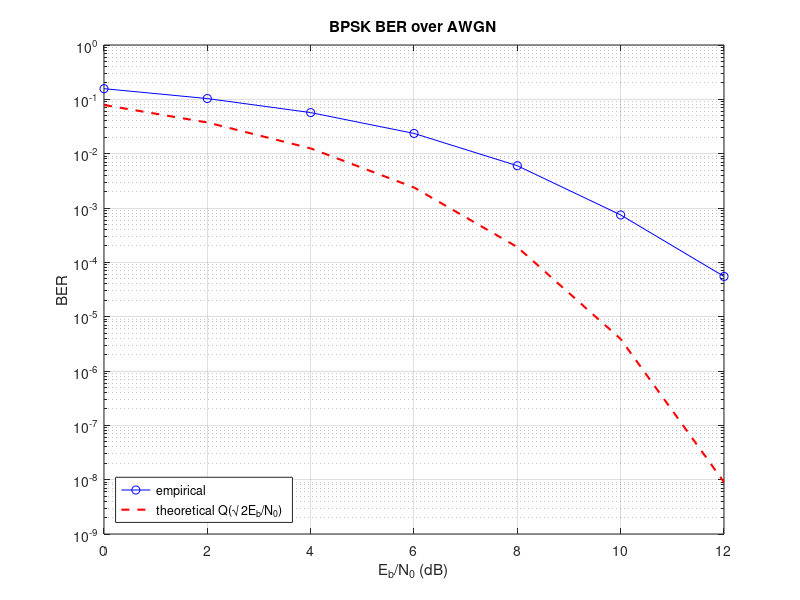

Reproduce this figure in MATLAB.
% ber_curve_bpsk.m
% Empirical bit-error-rate of BPSK over AWGN, swept across SNR.
% Compare with the theoretical curve  Pe = Q(sqrt(2 * Eb/N0)).



clear
close all

rng(0);

EbN0_dB = 0:2:12;
N       = 200000;                       % bits per SNR point

ber_emp = zeros(size(EbN0_dB));
for i = 1:numel(EbN0_dB)
    bits = randi([0 1], N, 1);
    sym  = 2 * bits - 1;                % BPSK: 0→-1, 1→+1
    rx   = awgn(sym, EbN0_dB(i), 'measured');
    bits_hat = rx > 0;
    ber_emp(i) = mean(bits ~= bits_hat);
end

% Theoretical Q-function for BPSK.
ber_th = 0.5 * erfc(sqrt(10.^(EbN0_dB/10)));

fprintf('Eb/N0 (dB) :  empirical BER  /  theoretical BER\n');
for i = 1:numel(EbN0_dB)
    fprintf('   %5.1f      %10.3e   %10.3e\n', EbN0_dB(i), ber_emp(i), ber_th(i));
end

figure;
semilogy(EbN0_dB, ber_emp, 'bo-', EbN0_dB, ber_th, 'r--', 'LineWidth', 1.5);
grid on;
xlabel('E_b/N_0 (dB)'); ylabel('BER');
legend('empirical', 'theoretical Q(\surd 2E_b/N_0)', 'location', 'southwest');
title('BPSK BER over AWGN');
